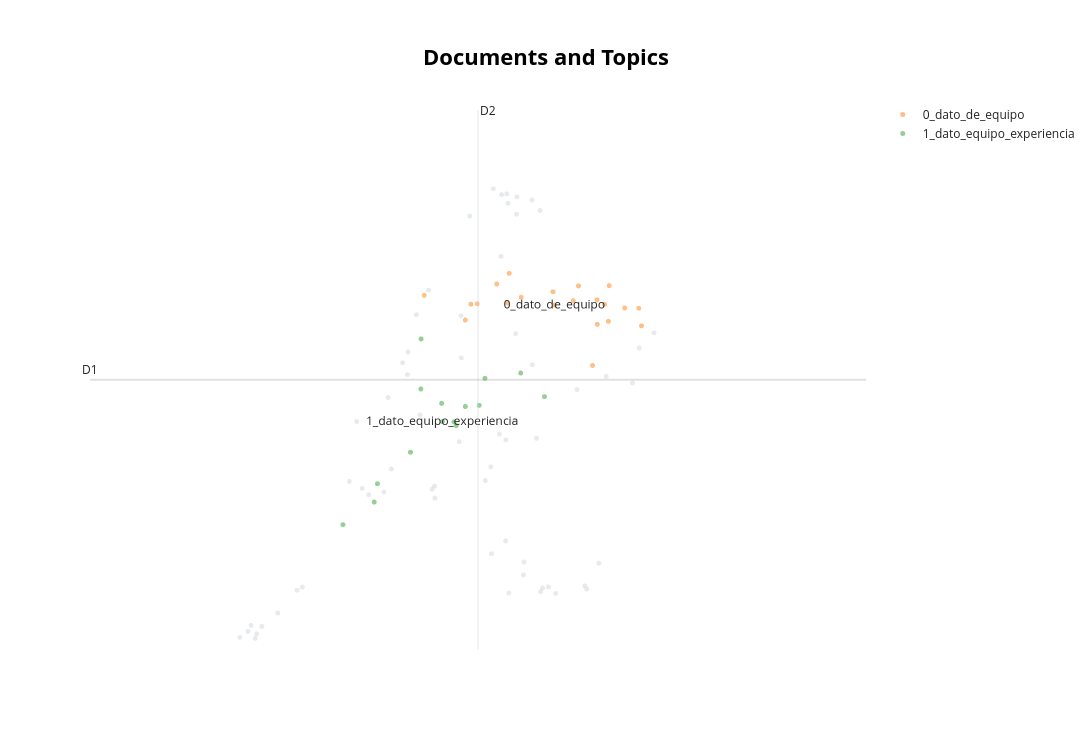

Here is the notebook cell this chart was saved with:
### Code cell
# Documentos por tema
modelo_linkedin.visualize_documents(textos_linkedin)
